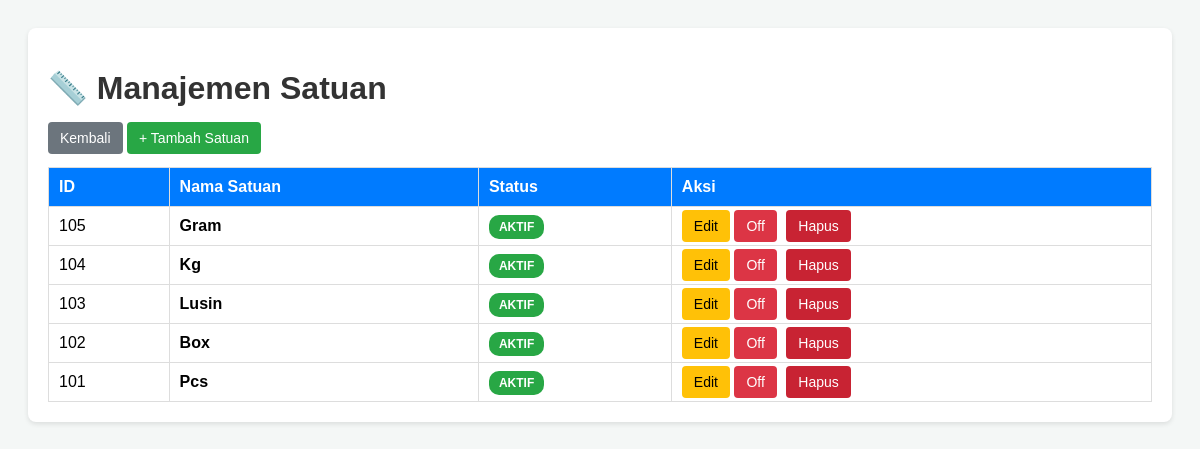
Screenshot of /satuan_list.php (signed in) with the database file from the repository.
### tables this page shows
CREATE TABLE satuan (
   idsatuan INT AUTO_INCREMENT PRIMARY KEY,
   nama_satuan VARCHAR(45),
   status TINYINT(1));

### koneksi.php (called while the page is built, shortened)
<?php
require_once __DIR__ . '/classes/respon.php';
class DbConnection {
    private string $host = '127.0.0.1';
    private string $user = 'root';
    private string $pass = '';
    private string $db   = 'db_toko';
    private ?mysqli $conn = null;
    private function init_connect(): void {
        $this->conn = new mysqli($this->host, $this->user, $this->pass, $this->db);
    }
    public function send_query(string $query): Respon {
        $result = $this->conn->query($query);
        return new Respon(true, "Data diambil", $result->fetch_all(MYSQLI_ASSOC));
    }
}
?>

### classes/respon.php (called while the page is built, shortened)
<?php
class Respon {
    public function __construct(bool $sukses, string $pesan, ?array $data = null) {
        $this->data = $data;
    }
}
?>

### satuan_list.php (the view, shortened to what this page needs)
<?php
require_once 'koneksi.php';
$db = new DbConnection();
$query = "SELECT * FROM satuan ORDER BY idsatuan DESC";
$respon = $db->send_query($query);
$data_satuan = $respon->data;
?>
<!DOCTYPE html>
<html lang="id">
<head>
</head>
<body>
    <div class="container">
        <h1>📏 Manajemen Satuan</h1>
        <a href="dashboard.php" class="btn btn-back">Kembali</a>
        <a href="satuan_form.php" class="btn btn-add">+ Tambah Satuan</a>
        <table>
            <thead>
                <tr>
                    <th>ID</th>
                    <th>Nama Satuan</th>
                    <th>Status</th>
                    <th>Aksi</th>
                </tr>
            </thead>
            <tbody>
                <?php foreach($data_satuan as $row): ?>
                <tr>
                    <td><?php echo $row['idsatuan']; ?></td>
                    <td><strong><?php echo htmlspecialchars($row['nama_satuan']); ?></strong></td>
                    <td>
                        <?php if($row['status'] == 1): ?>
                            <span class="badge badge-active">AKTIF</span>
                        <?php else: ?>
                            <span class="badge badge-inactive">NON-AKTIF</span>
                        <?php endif; ?>
                    </td>
                    <td>
                        <a href="satuan_form.php?id=<?php echo $row['idsatuan']; ?>" class="btn btn-edit">Edit</a>
                        <?php if($row['status'] == 1): ?>
                            <a href="satuan_proses.php?aksi=toggle&id=<?php echo $row['idsatuan']; ?>&status=0"
                               class="btn btn-on" onclick="return confirm('Matikan satuan ini?')">Off</a>
                        <?php else: ?>
                            <a href="satuan_proses.php?aksi=toggle&id=<?php echo $row['idsatuan']; ?>&status=1"
                               class="btn btn-off" onclick="return confirm('Aktifkan satuan ini?')">On</a>
                        <?php endif; ?>
                        <a href="satuan_proses.php?aksi=hapus&id=<?php echo $row['idsatuan']; ?>"
                           class="btn btn-delete"
                           onclick="return confirm('Yakin hapus permanen? \nJika satuan ini dipakai oleh Barang, penghapusan akan GAGAL.')">Hapus</a>
                    </td>
                </tr>
                <?php endforeach; ?>
            </tbody>
        </table>
    </div>
</body>
</html>

### satuan_list.php (style rules this page uses)
body { font-family: Arial, sans-serif; background-color: #f4f7f6; padding: 20px; }
.container { background: white; padding: 20px; border-radius: 8px; box-shadow: 0 2px 5px rgba(0,0,0,0.1); }
h1 { color: #333; }
.btn { padding: 8px 12px; text-decoration: none; border-radius: 4px; color: white; font-size: 14px; }
.btn-add { background-color: #28a745; }
.btn-edit { background-color: #ffc107; color: black; }
.btn-back { background-color: #6c757d; }
.btn-on { background-color: #dc3545; }
.btn-delete { background-color: #c82333; margin-left: 5px; }
table { width: 100%; border-collapse: collapse; margin-top: 20px; }
th, td { border: 1px solid #ddd; padding: 10px; text-align: left; }
th { background-color: #007bff; color: white; }
.badge { padding: 5px 10px; border-radius: 10px; font-size: 12px; font-weight: bold; color: white; }
.badge-active { background-color: #28a745; }

### rows the page displays
satuan: idsatuan "105", nama_satuan "Gram", status "AKTIF"
satuan: idsatuan "104", nama_satuan "Kg", status "AKTIF"
satuan: idsatuan "103", nama_satuan "Lusin", status "AKTIF"
satuan: idsatuan "102", nama_satuan "Box", status "AKTIF"
satuan: idsatuan "101", nama_satuan "Pcs", status "AKTIF"
